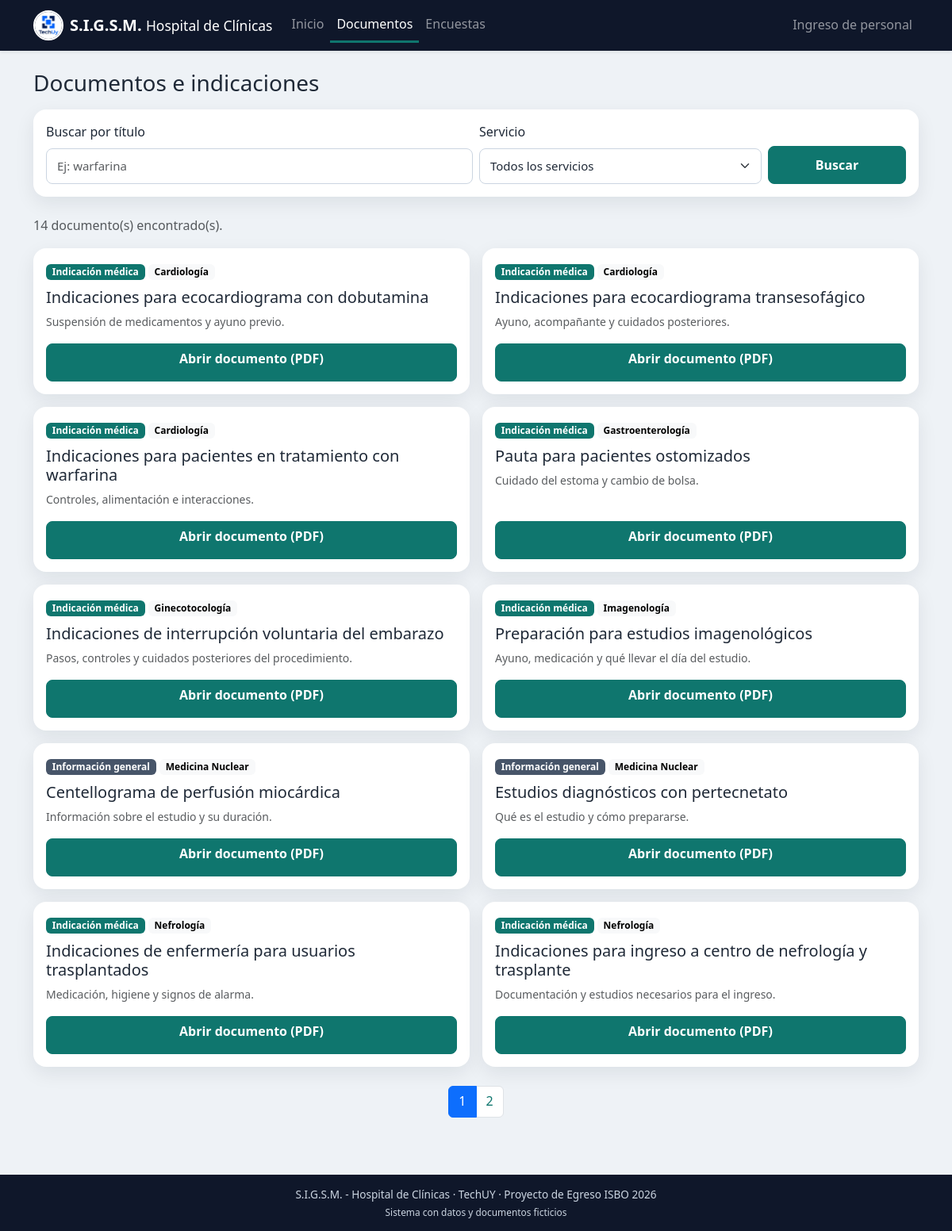
The page /documentos.php on the database its author committed.
### tables this page shows
CREATE TABLE documento (
  id_documento        INT AUTO_INCREMENT,
  titulo              VARCHAR(150) NOT NULL,
  descripcion         TEXT NULL,
  tipo                ENUM('indicacion','informacion') NOT NULL,
  fecha_emision       DATE         NOT NULL,
  ruta_archivo        VARCHAR(255) NOT NULL,            
  publicado           TINYINT(1)   NOT NULL DEFAULT 1,
  activo              TINYINT(1)   NOT NULL DEFAULT 1,  
  fecha_carga         DATETIME     NOT NULL DEFAULT CURRENT_TIMESTAMP,
  fecha_modificacion  DATETIME     NULL,
  id_especialidad     INT          NOT NULL,
  id_usuario_carga    INT          NOT NULL,
  CONSTRAINT pk_documento PRIMARY KEY (id_documento),
  CONSTRAINT uq_documento_ruta UNIQUE (ruta_archivo),
  CONSTRAINT fk_documento_especialidad FOREIGN KEY (id_especialidad)
    REFERENCES especialidad(id_especialidad),
  CONSTRAINT fk_documento_usuario FOREIGN KEY (id_usuario_carga)
    REFERENCES usuario(id_usuario)
);

CREATE TABLE especialidad (
  id_especialidad  INT AUTO_INCREMENT,
  nombre           VARCHAR(100) NOT NULL,
  descripcion      TEXT NULL,
  activo           TINYINT(1) NOT NULL DEFAULT 1,
  CONSTRAINT pk_especialidad PRIMARY KEY (id_especialidad),
  CONSTRAINT uq_especialidad_nombre UNIQUE (nombre)
);

### documentos.php (the view, shortened to what this page needs)
<?php
require_once __DIR__ . '/includes/inicio.php';
$busqueda = trim($_GET['q'] ?? '');
$pagina   = pagina_actual();
$where  = 'd.activo = 1 AND d.publicado = 1 AND e.activo = 1';
$params = [];
$stmt = $pdo->prepare("SELECT COUNT(*) FROM documento d JOIN especialidad e ON e.id_especialidad = d.id_especialidad WHERE $where");
$stmt->execute($params);
$total = (int) $stmt->fetchColumn();
$stmt = $pdo->prepare(
    "SELECT d.id_documento, d.titulo, d.descripcion, d.tipo, d.fecha_emision, e.nombre AS servicio
     FROM documento d
     JOIN especialidad e ON e.id_especialidad = d.id_especialidad
     WHERE $where
     ORDER BY e.nombre, d.titulo
     LIMIT " . POR_PAGINA . ' OFFSET ' . (($pagina - 1) * POR_PAGINA)
);
$stmt->execute($params);
$documentos = $stmt->fetchAll();
require __DIR__ . '/includes/encabezado.php';
?>
<h1 class="h3 mb-3">Documentos e indicaciones</h1>
<form method="get" class="card card-body mb-4" role="search">
    <div class="row g-2 align-items-end">
        <div class="col-12 col-md-6">
            <label for="q" class="form-label">Buscar por título</label>
            <input type="search" id="q" name="q" class="form-control" value="<?= e($busqueda) ?>" placeholder="Ej: warfarina">
        </div>
        <div class="col-12 col-md-4">
            <label for="servicio" class="form-label">Servicio</label>
            <select id="servicio" name="servicio" class="form-select">
                <option value="">Todos los servicios</option>
            </select>
        </div>
        <div class="col-12 col-md-2 d-grid">
            <button type="submit" class="btn btn-primary">Buscar</button>
        </div>
    </div>
</form>
<p class="text-muted"><?= $total ?> documento(s) encontrado(s).</p>
<div class="row row-cols-1 row-cols-md-2 g-3">
    <?php foreach ($documentos as $d): ?>
        <div class="col">
            <div class="card h-100">
                <div class="card-body d-flex flex-column">
                    <div class="mb-2">
                        <span class="badge badge-tipo-<?= e($d['tipo']) ?>"><?= e(texto_tipo($d['tipo'])) ?></span>
                        <span class="badge text-bg-light"><?= e($d['servicio']) ?></span>
                    </div>
                    <h2 class="h5"><?= e($d['titulo']) ?></h2>
                    <p class="text-muted small flex-grow-1"><?= e($d['descripcion']) ?></p>
                    <a href="ver_documento.php?id=<?= (int) $d['id_documento'] ?>" target="_blank" rel="noopener"
                       class="btn btn-primary">Abrir documento (PDF)</a>
                </div>
            </div>
        </div>
    <?php endforeach; ?>
</div>
<div class="mt-4"><?= paginacion($total, $pagina) ?></div>
<?php require __DIR__ . '/includes/pie.php'; ?>

### public/css/estilos.css (style rules this page uses)
:root { --sigsm-primario: #0f766e; --sigsm-primario-hover: #115e59; --sigsm-fondo: #eef2f6; --sigsm-tarjeta: #ffffff; --sigsm-texto: #1f2937; --sigsm-borde: #cbd5e1; --sigsm-error: #ef4444; --sigsm-oscuro: #0f172a; --bs-primary: #0f766e; --bs-primary-rgb: 15, 118, 110; --bs-link-color: #0f766e; --bs-link-hover-color: #115e59; --bs-body-color: #1f2937; --bs-danger: #ef4444; }
body { background-color: var(--sigsm-fondo); color: var(--sigsm-texto); min-height: 100vh; display: flex; flex-direction: column; line-height: 1.6; }
.btn { border-radius: 8px; font-weight: 600; }
.btn-primary { --bs-btn-bg: #0f766e; --bs-btn-border-color: #0f766e; --bs-btn-hover-bg: #115e59; --bs-btn-hover-border-color: #115e59; --bs-btn-active-bg: #115e59; --bs-btn-active-border-color: #115e59; --bs-btn-disabled-bg: #0f766e; --bs-btn-disabled-border-color: #0f766e; }
.form-control, .form-select { border: 1px solid var(--sigsm-borde); border-radius: 8px; padding: 10px 13px; font-size: 15px; }
.card { background: var(--sigsm-tarjeta); border: none; border-radius: 16px; box-shadow: 0 8px 24px rgba(15, 23, 42, 0.08); }
.portal-publico .btn { min-height: 48px; }
.badge-tipo-indicacion { background: #0f766e; }
.badge-tipo-informacion { background: #475569; }

### rows shown on the page
documento: tipo "Indicación médica", id_especialidad.nombre "Cardiología", titulo "Indicaciones para ecocardiograma con dobutamina", descripcion "Suspensión de medicamentos y ayuno previo."
documento: tipo "Indicación médica", id_especialidad.nombre "Cardiología", titulo "Indicaciones para ecocardiograma transesofágico", descripcion "Ayuno, acompañante y cuidados posteriores."
documento: tipo "Indicación médica", id_especialidad.nombre "Cardiología", titulo "Indicaciones para pacientes en tratamiento con warfarina", descripcion "Controles, alimentación e interacciones."
documento: tipo "Indicación médica", id_especialidad.nombre "Gastroenterología", titulo "Pauta para pacientes ostomizados", descripcion "Cuidado del estoma y cambio de bolsa."
documento: tipo "Indicación médica", id_especialidad.nombre "Ginecotocología", titulo "Indicaciones de interrupción voluntaria del embarazo", descripcion "Pasos, controles y cuidados posteriores del procedimiento."
documento: tipo "Indicación médica", id_especialidad.nombre "Imagenología", titulo "Preparación para estudios imagenológicos", descripcion "Ayuno, medicación y qué llevar el día del estudio."
documento: tipo "Información general", id_especialidad.nombre "Medicina Nuclear", titulo "Centellograma de perfusión miocárdica", descripcion "Información sobre el estudio y su duración."
documento: tipo "Información general", id_especialidad.nombre "Medicina Nuclear", titulo "Estudios diagnósticos con pertecnetato", descripcion "Qué es el estudio y cómo prepararse."
documento: tipo "Indicación médica", id_especialidad.nombre "Nefrología", titulo "Indicaciones de enfermería para usuarios trasplantados", descripcion "Medicación, higiene y signos de alarma."
documento: tipo "Indicación médica", id_especialidad.nombre "Nefrología", titulo "Indicaciones para ingreso a centro de nefrología y trasplante", descripcion "Documentación y estudios necesarios para el ingreso."

### other values the page prints
$texto "Inicio Documentos Encuestas"
$total "14"
